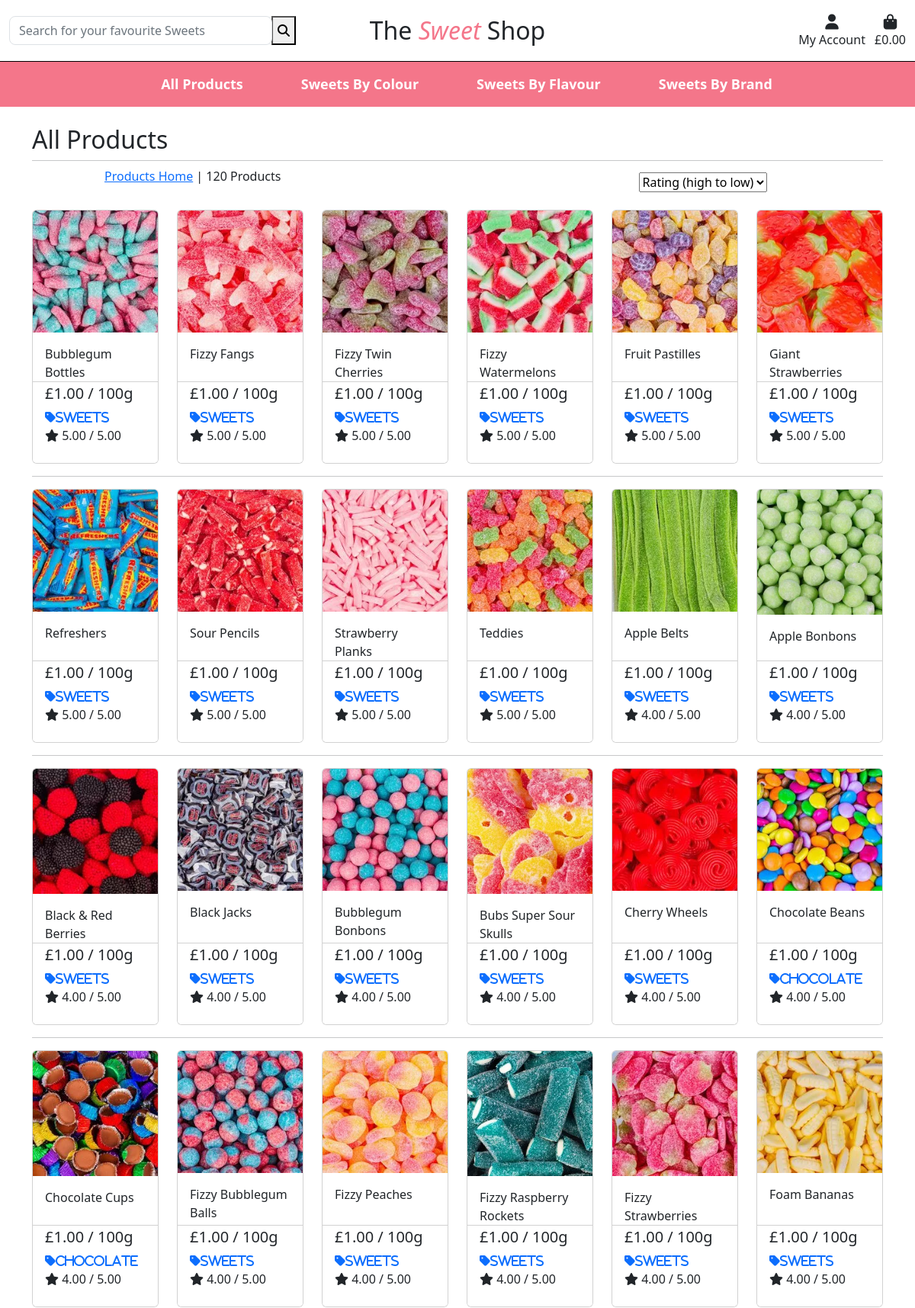
Page /products/?sort=rating&direction=desc (upper part) on the committed database.
### products/models.py (models this page shows, shortened)
class Product(models.Model):
    category = models.ForeignKey('Category', null=True, blank=True, on_delete=models.SET_NULL)
    name = models.CharField(max_length=254)
    description = models.TextField(null=True, blank=True)
    price = models.DecimalField(max_digits=6, decimal_places=2)
    color = models.CharField(max_length=254, null=True, blank=True)
    flavour = models.CharField(max_length=254, null=True, blank=True)
    brand = models.CharField(max_length=254, null=True, blank=True)
    vegetarian = models.BooleanField()
    rating = models.DecimalField(max_digits=6, decimal_places=2, null=True, blank=True)
    image = models.ImageField(null=True, blank=True)

class Category(models.Model):
    class Meta:
        verbose_name_plural = 'Categories'
    name = models.CharField(max_length=254)
    friendly_name = models.CharField(max_length=254, null=True, blank=True)

### products/views.py (the view, shortened to what this page needs)
# urls.py: path('', views.all_products, name='products'),
def all_products(request):
    products = Product.objects.all()
    query = None
    categories = None
    sort = None
    direction = None
    if request.GET:
        if 'category' in request.GET:
            categories = request.GET['category'].split(',')
            products = products.filter(category__name__in=categories)
            categories = Category.objects.filter(name__in=categories)
        if 'color' in request.GET:
            color = request.GET['color'].split(',')
            products = products.filter(color__in=color)
        if 'flavour' in request.GET:
            flavour = request.GET['flavour'].split(',')
            products = products.filter(flavour__in=flavour)
        if 'brand' in request.GET:
            brand = request.GET['brand'].split(',')
            products = products.filter(brand__in=brand)
        if 'sort' in request.GET:
            sortkey = request.GET['sort']
            sort = sortkey
            if sortkey == 'name':
                sortkey = 'lower_name'
                products = products.annotate(lower_name=Lower('name'))
            if sortkey == 'category':
                sortkey = 'category__name'
            if 'direction' in request.GET:
                direction = request.GET['direction']
                if direction == 'desc':
                    sortkey = f'-{sortkey}'
            products = products.order_by(sortkey)
    current_sorting = f'{sort}_{direction}'
    context = {
        'products': products,
        'search_term': query,
        'current_categories': categories,
        'current_sorting': current_sorting,
    }
    return render(request, 'products/products.html', context)

### shopping_bag/contexts.py (called while the page is built, shortened)
def shopping_bag_contents(request):
    shopping_bag_items = []
    total = 0
    product_count = 0
    shopping_bag = request.session.get('shopping_bag', {})
    grand_total = total
    context = {
        'shopping_bag_items': shopping_bag_items,
        'total': total,
        'product_count': product_count,
        'grand_total': grand_total,
    }
    return context

### products/templates/products/products.html (shortened to what this page needs)
{% extends "base.html" %}
{% load static %}
{% block content %}
<div class="cover"></div>
<div class="container push-down">
    <div class="row">
        <div class="col mt-4">
            <h2>All Products</h2>
            <hr class="my-0">
        </div>
    </div>
    <div class="row mt-1 mb-2">
        <div class="col-10 offset-1">
            <div class="row mt-1 mb-2">
                <div
                    class="col-12 col-md-6 my-auto order-md-last d-flex justifiy-content-center justify-content-md-end">
                    <div class="w-50">
                        <select class="" id="sort-selector">
                            <option value="rating_desc" {% if current_sorting == 'rating_desc' %}selected{% endif %}>Rating (high to low)</option>
                        </select>
                    </div>
                </div>
                <div class="col-12 col-md-6 order-md-first">
                    <p>
                        {% if search_term or current_categories or current_sorting != 'None_None' %}
                            <span>
                                <a href="{% url 'products' %}">Products Home</a> |
                            </span>
                        {% endif %}
                        {{ products|length }} Products {% if search_term %} found for {{ search_term }}{% endif %}
                    </p>
                </div>
            </div>
        </div>
    </div>
    <div class="row">
        {% for product in products %}
            <div class="col-6 col-md-4 col-lg-3 col-xl-2">
                <div class="card h-100">
                    <a href="{% url 'product_detail' product.id %}">
                        <img class="card-img-top img-fluid" src="{{ product.image.url }}" alt="{{ product.name }}">
                    </a>
                    <div class="card-body pb-0">
                        <div class="mb-0">{{ product.name }}</div>
                    </div>
                    <div class="card-footer bg-white pt-0">
                        <div class="row">
                            <div class="col">
                                <p class="lead mb-0">£{{ product.price }} / 100g</p>
                                {% if product.category %}
                                    <p class="mt-1 mb-0">
                                        <a href="{% url 'products' %}?category={{ product.category.name }}">
                                            <i class="fas fa-tag mr-1">{{ product.category.friendly_name }}</i>
                                        </a>
                                    </p>
                                {% endif %}
                                {% if product.rating %}
                                    <p><i class="fas fa-star mr-1"></i> {{ product.rating }} / 5.00</p>
                                {% else %}
                                    <p>No Rating</p>
                                {% endif %}
                            </div>
                        </div>
                    </div>
                </div>
            </div>
            {% if forloop.counter|divisibleby:6 %}
                <div class="col-12 d-none d-xl-block">
                    <hr>
                </div>
            {% endif %}
        {% endfor %}
    </div>
</div>
{% endblock %}

### static/css/base.css (style rules this page uses)
.cover { height: 100%; width: 100%; top: 0; left: 0; position: fixed; background: white; z-index: -1; }
.push-down { margin-top: 140px; }

### rows in the picture
Product: image (picture), name "Bubblegum Bottles", price "1.00", category.friendly_name "Sweets", rating "5.00"
Product: image (picture), name "Fizzy Fangs", price "1.00", category.friendly_name "Sweets", rating "5.00"
Product: image (picture), name "Fizzy Twin Cherries", price "1.00", category.friendly_name "Sweets", rating "5.00"
Product: image (picture), name "Fizzy Watermelons", price "1.00", category.friendly_name "Sweets", rating "5.00"
Product: image (picture), name "Fruit Pastilles", price "1.00", category.friendly_name "Sweets", rating "5.00"
Product: image (picture), name "Giant Strawberries", price "1.00", category.friendly_name "Sweets", rating "5.00"
Product: image (picture), name "Refreshers", price "1.00", category.friendly_name "Sweets", rating "5.00"
Product: image (picture), name "Sour Pencils", price "1.00", category.friendly_name "Sweets", rating "5.00"
Product: image (picture), name "Strawberry Planks", price "1.00", category.friendly_name "Sweets", rating "5.00"
Product: image (picture), name "Teddies", price "1.00", category.friendly_name "Sweets", rating "5.00"
Product: image (picture), name "Apple Belts", price "1.00", category.friendly_name "Sweets", rating "4.00"
Product: image (picture), name "Apple Bonbons", price "1.00", category.friendly_name "Sweets", rating "4.00"
Product: image (picture), name "Black & Red Berries", price "1.00", category.friendly_name "Sweets", rating "4.00"
Product: image (picture), name "Black Jacks", price "1.00", category.friendly_name "Sweets", rating "4.00"
Product: image (picture), name "Bubblegum Bonbons", price "1.00", category.friendly_name "Sweets", rating "4.00"
Product: image (picture), name "Bubs Super Sour Skulls", price "1.00", category.friendly_name "Sweets", rating "4.00"
Product: image (picture), name "Cherry Wheels", price "1.00", category.friendly_name "Sweets", rating "4.00"
Product: image (picture), name "Chocolate Beans", price "1.00", category.friendly_name "Chocolate", rating "4.00"
Product: image (picture), name "Chocolate Cups", price "1.00", category.friendly_name "Chocolate", rating "4.00"
Product: image (picture), name "Fizzy Bubblegum Balls", price "1.00", category.friendly_name "Sweets", rating "4.00"
Product: image (picture), name "Fizzy Peaches", price "1.00", category.friendly_name "Sweets", rating "4.00"
Product: image (picture), name "Fizzy Raspberry Rockets", price "1.00", category.friendly_name "Sweets", rating "4.00"
Product: image (picture), name "Fizzy Strawberries", price "1.00", category.friendly_name "Sweets", rating "4.00"
Product: image (picture), name "Foam Bananas", price "1.00", category.friendly_name "Sweets", rating "4.00"

### other values in the picture
{{ products|length }} "120"
